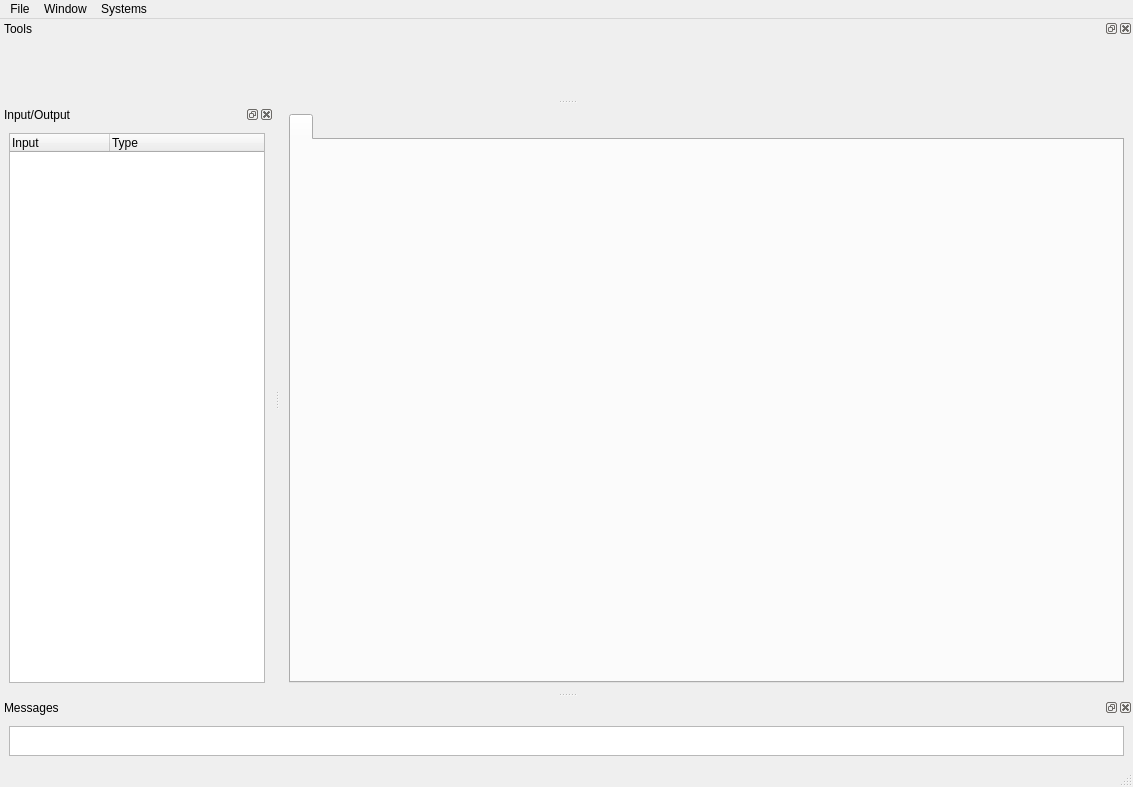
<ui version="4.0" >
 <class>PresenterApplication</class>
 <widget class="QMainWindow" name="PresenterApplication" >
  <property name="geometry" >
   <rect>
    <x>0</x>
    <y>0</y>
    <width>1133</width>
    <height>787</height>
   </rect>
  </property>
  <property name="windowTitle" >
   <string>Presenter</string>
  </property>
  <widget class="QWidget" name="centralwidget" >
   <layout class="QVBoxLayout" >
    <property name="margin" >
     <number>9</number>
    </property>
    <property name="spacing" >
     <number>6</number>
    </property>
    <item>
     <widget class="QatTabWidget" name="tabWidget" >
      <property name="currentIndex" >
       <number>0</number>
      </property>
      <widget class="QWidget" name="tab" >
       <attribute name="title" >
        <string/>
       </attribute>
       <attribute name="toolTip" >
        <string>Enable Systems from System Menu</string>
       </attribute>
      </widget>
     </widget>
    </item>
   </layout>
  </widget>
  <widget class="QMenuBar" name="menubar" >
   <property name="geometry" >
    <rect>
     <x>0</x>
     <y>0</y>
     <width>1133</width>
     <height>25</height>
    </rect>
   </property>
   <widget class="QMenu" name="menuWindow" >
    <property name="title" >
     <string>Window</string>
    </property>
    <addaction name="actionInput_Output" />
    <addaction name="actionTools" />
    <addaction name="actionMessages" />
   </widget>
   <widget class="QMenu" name="menuSystems" >
    <property name="title" >
     <string>Systems</string>
    </property>
   </widget>
   <widget class="QMenu" name="menuFile" >
    <property name="title" >
     <string>File</string>
    </property>
    <addaction name="actionAttach" />
    <addaction name="actionDetach" />
    <addaction name="separator" />
    <addaction name="actionLoad_Configuration" />
    <addaction name="actionSave_Configuration" />
    <addaction name="separator" />
    <addaction name="separator" />
    <addaction name="actionQuit" />
   </widget>
   <addaction name="menuFile" />
   <addaction name="menuWindow" />
   <addaction name="menuSystems" />
  </widget>
  <widget class="QStatusBar" name="statusbar" />
  <widget class="QDockWidget" name="inputOutputDockWidget" >
   <property name="maximumSize" >
    <size>
     <width>16777215</width>
     <height>16777215</height>
    </size>
   </property>
   <property name="focusPolicy" >
    <enum>Qt::ClickFocus</enum>
   </property>
   <property name="floating" >
    <bool>false</bool>
   </property>
   <property name="allowedAreas" >
    <set>Qt::LeftDockWidgetArea</set>
   </property>
   <property name="windowTitle" >
    <string>Input/Output</string>
   </property>
   <attribute name="dockWidgetArea" >
    <number>1</number>
   </attribute>
   <widget class="QWidget" name="dockWidgetContents" >
    <layout class="QVBoxLayout" >
     <property name="margin" >
      <number>9</number>
     </property>
     <property name="spacing" >
      <number>6</number>
     </property>
     <item>
      <widget class="PresenterTreeWidget" name="treeWidget" >
       <property name="editTriggers" >
        <set>QAbstractItemView::DoubleClicked|QAbstractItemView::EditKeyPressed|QAbstractItemView::NoEditTriggers</set>
       </property>
       <property name="tabKeyNavigation" >
        <bool>true</bool>
       </property>
       <property name="dragEnabled" >
        <bool>true</bool>
       </property>
       <property name="dragDropMode" >
        <enum>QAbstractItemView::DragDrop</enum>
       </property>
       <property name="selectionMode" >
        <enum>QAbstractItemView::MultiSelection</enum>
       </property>
       <property name="indentation" >
        <number>40</number>
       </property>
       <property name="sortingEnabled" >
        <bool>false</bool>
       </property>
       <property name="columnCount" >
        <number>2</number>
       </property>
       <column>
        <property name="text" >
         <string>Input</string>
        </property>
       </column>
       <column>
        <property name="text" >
         <string>Type</string>
        </property>
       </column>
      </widget>
     </item>
    </layout>
   </widget>
  </widget>
  <widget class="QDockWidget" name="toolsDockWidget" >
   <property name="sizePolicy" >
    <sizepolicy>
     <hsizetype>5</hsizetype>
     <vsizetype>5</vsizetype>
     <horstretch>0</horstretch>
     <verstretch>0</verstretch>
    </sizepolicy>
   </property>
   <property name="minimumSize" >
    <size>
     <width>0</width>
     <height>80</height>
    </size>
   </property>
   <property name="allowedAreas" >
    <set>Qt::TopDockWidgetArea</set>
   </property>
   <property name="windowTitle" >
    <string>Tools</string>
   </property>
   <attribute name="dockWidgetArea" >
    <number>4</number>
   </attribute>
   <widget class="QWidget" name="dockWidgetContents_2" >
    <layout class="QGridLayout" >
     <property name="margin" >
      <number>9</number>
     </property>
     <property name="spacing" >
      <number>6</number>
     </property>
     <item row="0" column="0" >
      <widget class="QStackedWidget" name="toolBoxStackedWidget" >
       <property name="sizePolicy" >
        <sizepolicy>
         <hsizetype>13</hsizetype>
         <vsizetype>13</vsizetype>
         <horstretch>0</horstretch>
         <verstretch>0</verstretch>
        </sizepolicy>
       </property>
       <property name="minimumSize" >
        <size>
         <width>16</width>
         <height>20</height>
        </size>
       </property>
       <widget class="QWidget" name="page" />
       <widget class="QWidget" name="page_2" />
      </widget>
     </item>
    </layout>
   </widget>
  </widget>
  <widget class="QDockWidget" name="messagesDockWidget" >
   <property name="sizePolicy" >
    <sizepolicy>
     <hsizetype>5</hsizetype>
     <vsizetype>1</vsizetype>
     <horstretch>0</horstretch>
     <verstretch>0</verstretch>
    </sizepolicy>
   </property>
   <property name="minimumSize" >
    <size>
     <width>0</width>
     <height>0</height>
    </size>
   </property>
   <property name="maximumSize" >
    <size>
     <width>16777215</width>
     <height>500</height>
    </size>
   </property>
   <property name="allowedAreas" >
    <set>Qt::BottomDockWidgetArea</set>
   </property>
   <property name="windowTitle" >
    <string>Messages</string>
   </property>
   <attribute name="dockWidgetArea" >
    <number>8</number>
   </attribute>
   <widget class="QWidget" name="dockWidgetContents_4" >
    <layout class="QVBoxLayout" >
     <property name="margin" >
      <number>9</number>
     </property>
     <property name="spacing" >
      <number>6</number>
     </property>
     <item>
      <widget class="QTextEdit" name="messageTextEdit" >
       <property name="sizePolicy" >
        <sizepolicy>
         <hsizetype>7</hsizetype>
         <vsizetype>13</vsizetype>
         <horstretch>0</horstretch>
         <verstretch>0</verstretch>
        </sizepolicy>
       </property>
       <property name="minimumSize" >
        <size>
         <width>0</width>
         <height>30</height>
        </size>
       </property>
       <property name="baseSize" >
        <size>
         <width>0</width>
         <height>0</height>
        </size>
       </property>
       <property name="horizontalScrollBarPolicy" >
        <enum>Qt::ScrollBarAlwaysOff</enum>
       </property>
      </widget>
     </item>
    </layout>
   </widget>
  </widget>
  <action name="actionNew" >
   <property name="text" >
    <string>New</string>
   </property>
   <property name="toolTip" >
    <string>New File</string>
   </property>
   <property name="shortcut" >
    <string>N</string>
   </property>
  </action>
  <action name="actionAttach" >
   <property name="text" >
    <string>Attach</string>
   </property>
   <property name="toolTip" >
    <string>Attach File</string>
   </property>
   <property name="shortcut" >
    <string>A</string>
   </property>
  </action>
  <action name="actionLoad_Configuration" >
   <property name="text" >
    <string>Load Configuration</string>
   </property>
   <property name="shortcut" >
    <string>L</string>
   </property>
  </action>
  <action name="actionSave_Configuration" >
   <property name="text" >
    <string>Save Configuration</string>
   </property>
   <property name="shortcut" >
    <string>S</string>
   </property>
  </action>
  <action name="actionInput_Output" >
   <property name="text" >
    <string>Input/Output</string>
   </property>
   <property name="shortcut" >
    <string>I</string>
   </property>
  </action>
  <action name="actionQuit" >
   <property name="text" >
    <string>Quit</string>
   </property>
   <property name="shortcut" >
    <string>Q</string>
   </property>
  </action>
  <action name="actionTools" >
   <property name="text" >
    <string>Tools</string>
   </property>
   <property name="shortcut" >
    <string>T</string>
   </property>
  </action>
  <action name="actionMessages" >
   <property name="text" >
    <string>Messages</string>
   </property>
   <property name="shortcut" >
    <string>M</string>
   </property>
  </action>
  <action name="actionDetach" >
   <property name="text" >
    <string>Detach</string>
   </property>
   <property name="shortcut" >
    <string>D</string>
   </property>
  </action>
 </widget>
 <customwidgets>
  <customwidget>
   <class>PresenterTreeWidget</class>
   <extends>QTreeWidget</extends>
   <header>QatPresenter/PresenterTreeWidget.h</header>
  </customwidget>
  <customwidget>
   <class>QatTabWidget</class>
   <extends>QTabWidget</extends>
   <header>QatPresenter/QatTabWidget.h</header>
  </customwidget>
 </customwidgets>
 <resources/>
 <connections>
  <connection>
   <sender>actionInput_Output</sender>
   <signal>triggered()</signal>
   <receiver>inputOutputDockWidget</receiver>
   <slot>show()</slot>
   <hints>
    <hint type="sourcelabel" >
     <x>-1</x>
     <y>-1</y>
    </hint>
    <hint type="destinationlabel" >
     <x>143</x>
     <y>416</y>
    </hint>
   </hints>
  </connection>
  <connection>
   <sender>actionTools</sender>
   <signal>triggered()</signal>
   <receiver>toolsDockWidget</receiver>
   <slot>show()</slot>
   <hints>
    <hint type="sourcelabel" >
     <x>-1</x>
     <y>-1</y>
    </hint>
    <hint type="destinationlabel" >
     <x>423</x>
     <y>76</y>
    </hint>
   </hints>
  </connection>
  <connection>
   <sender>actionMessages</sender>
   <signal>triggered()</signal>
   <receiver>messagesDockWidget</receiver>
   <slot>show()</slot>
   <hints>
    <hint type="sourcelabel" >
     <x>-1</x>
     <y>-1</y>
    </hint>
    <hint type="destinationlabel" >
     <x>423</x>
     <y>718</y>
    </hint>
   </hints>
  </connection>
 </connections>
</ui>
